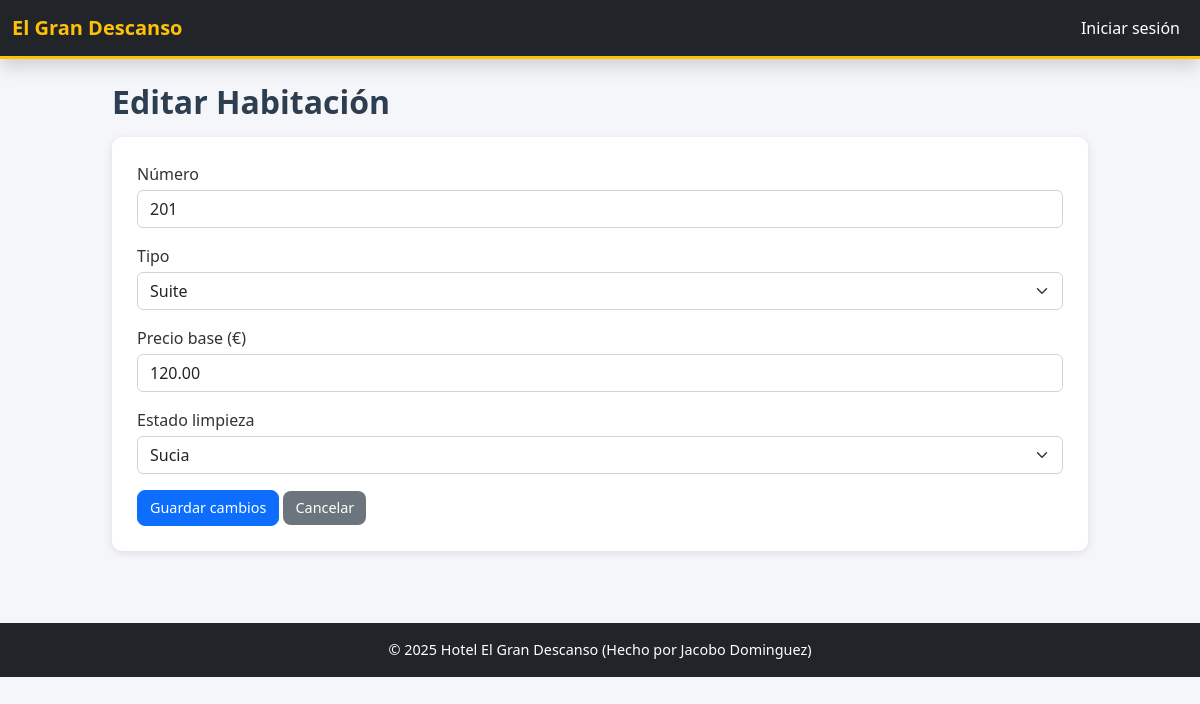
/habitaciones/editar_habitacion.php?id=3, run on the app's committed database.
### tables this page shows
CREATE TABLE habitaciones(
	id INT AUTO_INCREMENT PRIMARY KEY,
    numero VARCHAR(20) UNIQUE NOT NULL,
    tipo ENUM('Sencilla', 'Doble', 'Suite') NOT NULL,
    precio_base DECIMAL(10,2) NOT NULL, 
    estado_limpieza ENUM('Limpia', 'Sucia', 'En limpieza') DEFAULT 'Limpia'
);

### habitaciones/editar_habitacion.php (the view, shortened to what this page needs)
<?php
include '../header.php';
require '../conexion.php';
$id = intval($_GET['id']);
$stmt = $pdo->prepare("SELECT * FROM habitaciones WHERE id = ?");
$stmt->execute([$id]);
$h = $stmt->fetch();
?>
<h2>Editar Habitación</h2>
<form method="post" class="mt-3">
    <div class="mb-3">
        <label class="form-label">Número</label>
        <input class="form-control" name="numero" required value="<?= htmlspecialchars($h['numero']) ?>">
    </div>
    <div class="mb-3">
        <label class="form-label">Tipo</label>
        <select class="form-select" name="tipo">
            <option value="Suite" <?= $h['tipo'] === 'Suite' ? 'selected' : '' ?>>Suite</option>
        </select>
    </div>
    <div class="mb-3">
        <label class="form-label">Precio base (€)</label>
        <input class="form-control" type="number" step="0.01" name="precio_base" required value="<?= htmlspecialchars($h['precio_base']) ?>">
    </div>
    <div class="mb-3">
        <label class="form-label">Estado limpieza</label>
        <select class="form-select" name="estado_limpieza">
            <option value="Sucia" <?= $h['estado_limpieza'] === 'Sucia' ? 'selected' : '' ?>>Sucia</option>
        </select>
    </div>
    <button class="btn btn-primary" type="submit">Guardar cambios</button>
    <a class="btn btn-secondary" href="/habitaciones/listar_habitaciones.php">Cancelar</a>
</form>
<?php include '../footer.php'; ?>

### css/style.css (style rules this page uses)
body { background-color: #f4f6f9; font-family: 'Segoe UI', Arial, sans-serif; margin: 0; padding: 0; color: #333; }
h1, h2, h3 { color: #2c3e50; font-weight: 600; }
a { text-decoration: none; }
.btn { border-radius: 8px !important; font-size: 0.9rem; padding: 6px 12px; transition: 0.3s; }
.btn-secondary { background-color: #6c757d !important; border: none; }
form { background-color: white; padding: 25px; border-radius: 10px; box-shadow: 0 2px 8px rgba(0, 0, 0, 0.1); }
.form-label { font-weight: 500; margin-bottom: 4px; }
.form-control, .form-select { border-radius: 6px !important; border: 1px solid #ced4da; }

### data on the page
habitaciones: numero "201", tipo "Suite", precio_base "120.00", estado_limpieza "Sucia"
